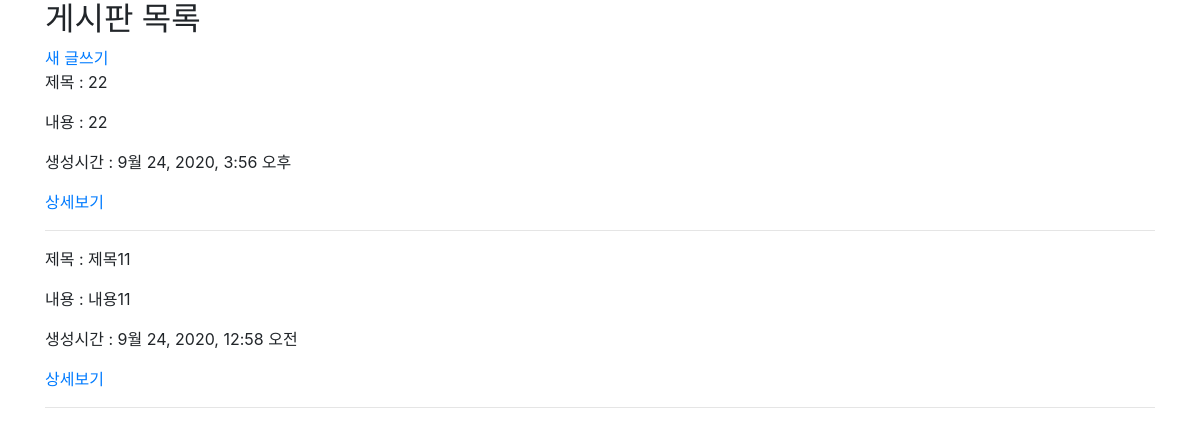
The app's page /articles/, older data.
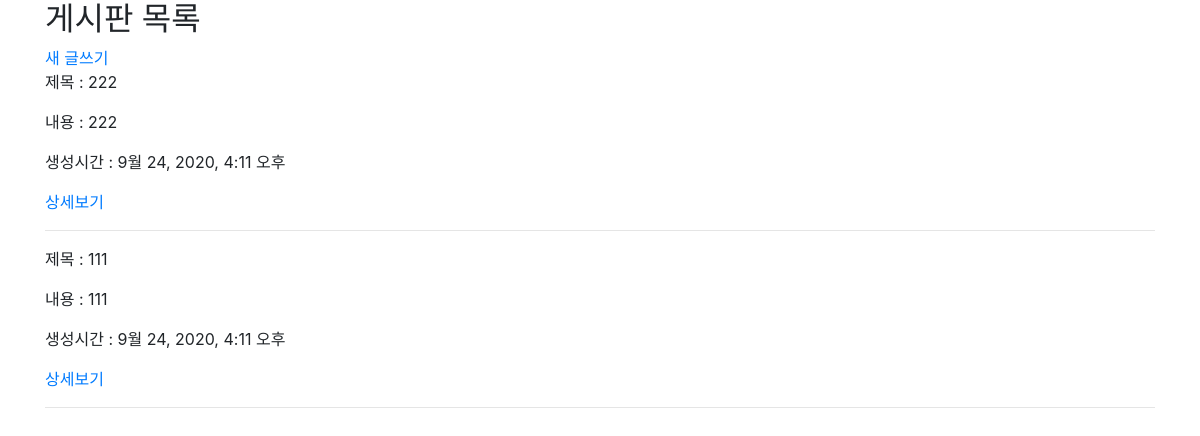
The same page, newer data.
### articles/models.py (models this page shows)
class Article(models.Model):
    title = models.CharField(max_length=100)
    content = models.TextField()
    created_at = models.DateTimeField(auto_now_add=True)
    updated_at = models.DateTimeField(auto_now=True)

### articles/views.py (the view)
# urls.py: path('', views.index, name='index'),
def index(request):
    articles = Article.objects.order_by('-pk')
    context = {
        'articles' : articles
    }
    return render(request, 'articles/index.html', context)

### articles/templates/articles/index.html
{% extends 'base.html' %}
{% block body %}
    <h2>게시판 목록</h2>
    <a href="{% url 'articles:create' %}">새 글쓰기</a>
    {% for article in articles %}
        <p>제목 : {{ article.title }}</p>
        <p>내용 : {{article.content }}</p>
        <p>생성시간 : {{ article.created_at }}</p>
        <a href="{% url 'articles:detail' article.pk %}">상세보기</a>
        <hr>
    {% endfor %}
{% endblock %}

### templates/base.html (shortened to what this page needs)
<!DOCTYPE html>
{% load bootstrap4 %}
<html lang="ko">
<head>
    {% bootstrap_css %}
</head>
<body>
    <div class="container">
        {% block body%}
        {% endblock %}
    </div>
</body>
</html>

Row changes from the older to the newer data that the page shows:
removed Article: title "22", content "22", created_at "9월 24, 2020, 3:56 오후"
removed Article: title "제목11", content "내용11", created_at "9월 24, 2020, 12:58 오전"
added Article: title "222", content "222", created_at "9월 24, 2020, 4:11 오후"
added Article: title "111", content "111", created_at "9월 24, 2020, 4:11 오후"
